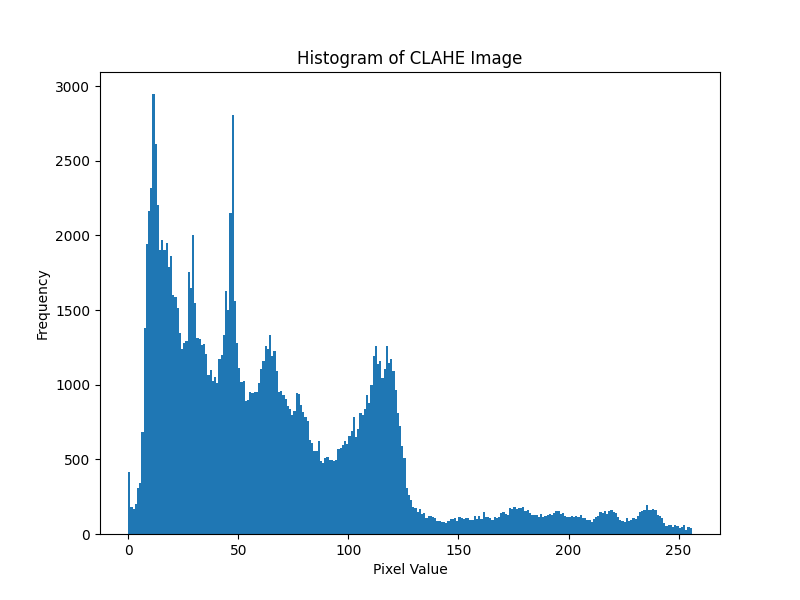
#> input picture histogram/image/clahe_histogram.png, 800 x 600 px, given in place of Unequalized_Hawkes_Bay_NZ.jpg, which was not available
$ jupyter execute histogram.ipynb   (text cells are left out)
#> lines starting #> are read from the running program, lines starting #| are printed output that depends on the picture; pictures that were not available may be replaced by others from this repository, and a replacement may not be noted
[cell 1]
import cv2
import matplotlib.pyplot as plt
import numpy as np

[cell 2]
# Function to display and save an image
def display_and_save_image(img, title='Image', cmap_type='gray', filename='image.png'):
    plt.figure(figsize=(8, 8))
    plt.imshow(img, cmap=cmap_type)
    plt.title(title)
    plt.axis('off')
    plt.savefig(filename)
    plt.show()

[cell 3]
# Function to display and save histogram
def display_and_save_histogram(img, title='Histogram', filename='histogram.png'):
    plt.figure(figsize=(8, 6))
    plt.hist(img.ravel(), bins=256, range=[0,256])
    plt.title(title)
    plt.xlabel('Pixel Value')
    plt.ylabel('Frequency')
    plt.savefig(filename)
    plt.show()

[cell 4]
#imread, image: Unequalized_Hawkes_Bay_NZ.jpg
# Load the image
img_path = 'image/Unequalized_Hawkes_Bay_NZ.jpg'
img = cv2.imread(img_path, cv2.IMREAD_GRAYSCALE)
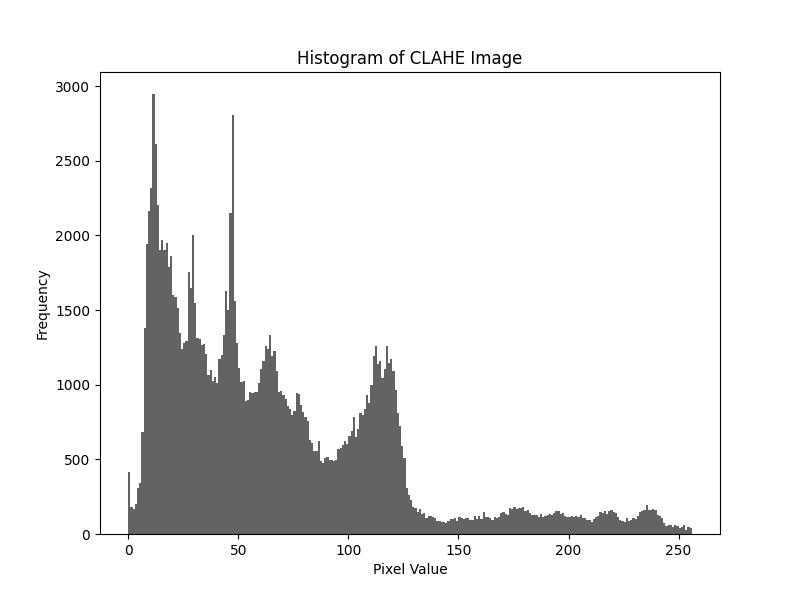
#> img: shape (600, 800); min 0, max 255, mean 236.1

#visualization with matplotlib
# Show and save the original image
display_and_save_image(img, title='Original Image', filename='image/original_image.png')

[cell 5]
# Show and save the histogram plot of original image
display_and_save_histogram(img, title='Histogram of Original Image', filename='image/original_histogram.png')
#> in display_and_save_histogram, `plt.savefig(filename)`:
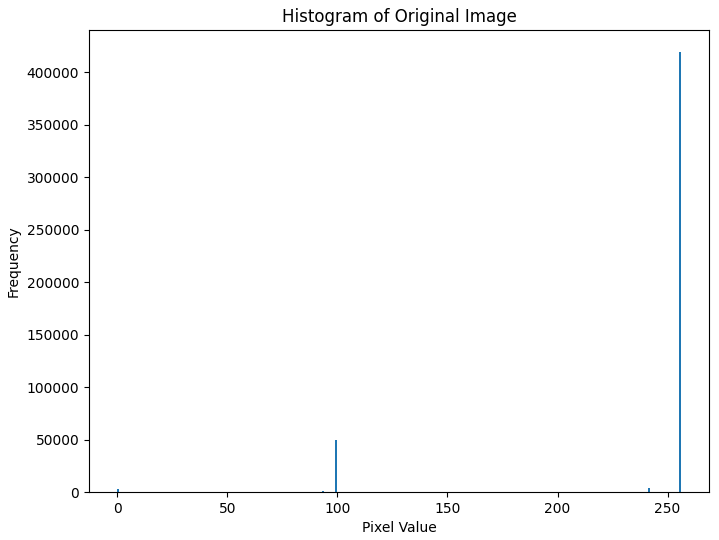
#> figure drawn by matplotlib, 1 panel; tallest bar 419375 high, from x = 255 to 256

[cell 6]
# equalize the histogram of image
equalized_img = cv2.equalizeHist(img)
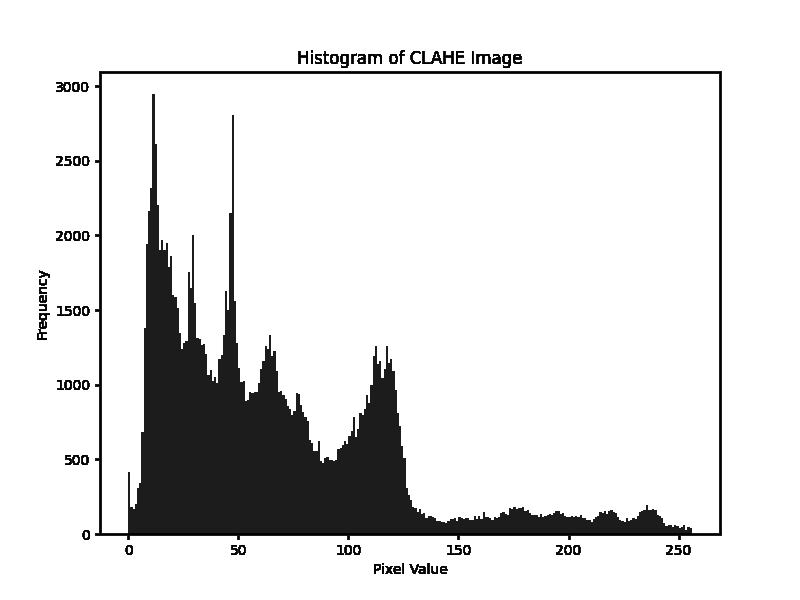
#> equalized_img: shape (600, 800); min 0, max 255, mean 226.1
# Show and save the equalized image
display_and_save_image(equalized_img, title='Equalized Image', filename='image/equalized_image.png')
# Show and save the histogram plot of equalized image
display_and_save_histogram(equalized_img, title='Histogram of Equalized Image', filename='image/equalized_histogram.png')

#output visualization

[cell 7]
#imread, image: clahe.jpg
# Load the CLAHE image
clahe_img_path = 'image/clahe.jpg'
clahe_img = cv2.imread(clahe_img_path, cv2.IMREAD_GRAYSCALE)
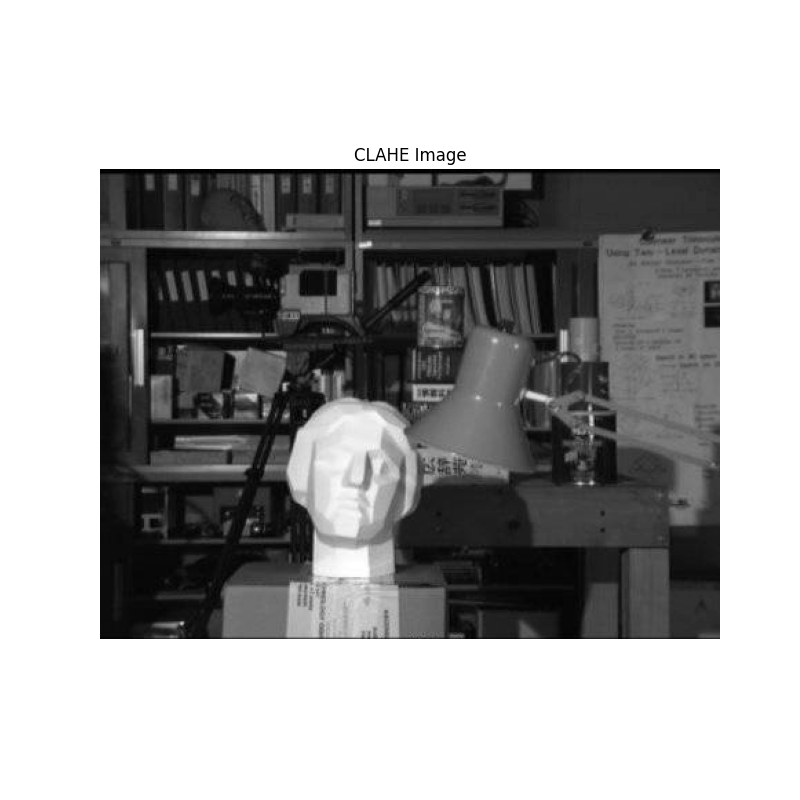
#> input picture histogram/image/clahe_image.png, 800 x 800 px, given in place of clahe.jpg, which was not available
#> clahe_img is the input picture: shape (800, 800); min 0, max 255, mean 169.5

#visualization with matplotlib
# Show and save the CLAHE image
display_and_save_image(clahe_img, title='CLAHE Image', filename='image/clahe_image.png')
# Show and save the histogram plot of CLAHE image
display_and_save_histogram(clahe_img, title='Histogram of CLAHE Image', filename='image/clahe_histogram.png')
#> call 3 of display_and_save_histogram, with title = 'Histogram of CLAHE Image', filename = 'image/clahe_histogram.png'
#> in display_and_save_histogram (call 3), `plt.savefig(filename)`:
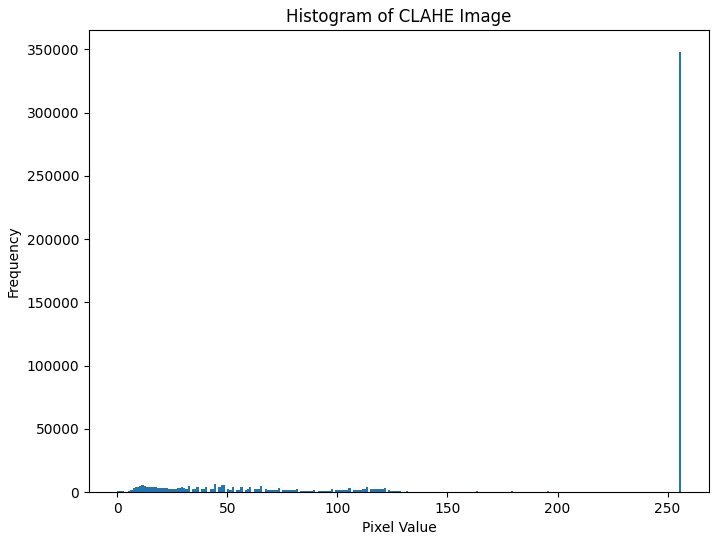
#> figure drawn by matplotlib, 1 panel; tallest bar 348005 high, from x = 255 to 256

[cell 8]
#global histogram equalization operation
global_eq_clahe_img = cv2.equalizeHist(clahe_img)
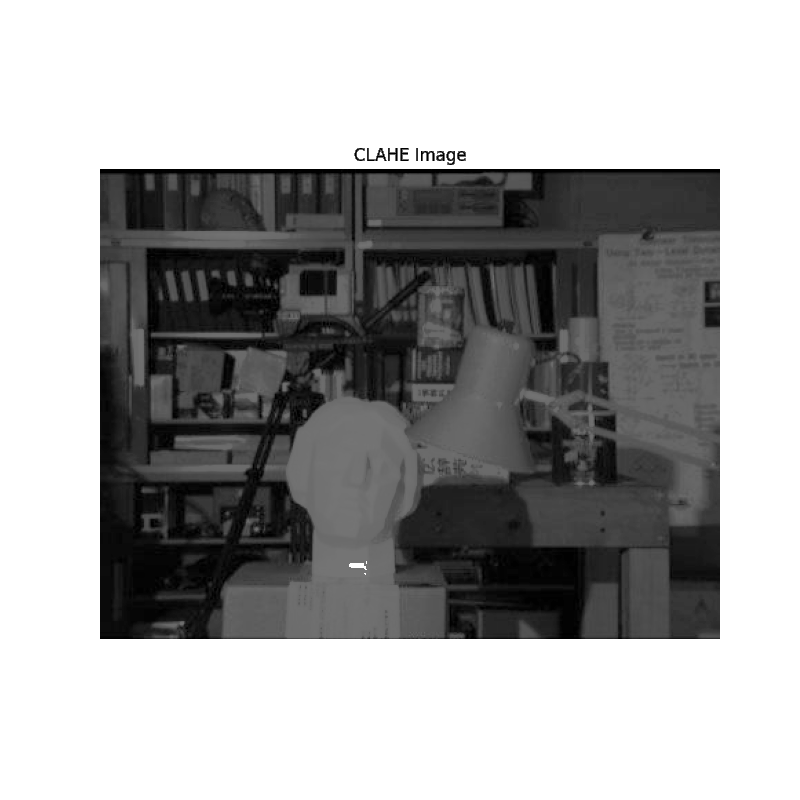
#> global_eq_clahe_img: shape (800, 800); min 0, max 255, mean 165.4
# Show and save the result of global histogram equalization on CLAHE image
display_and_save_image(global_eq_clahe_img, title='Global Histogram Equalized CLAHE Image', filename='image/global_eq_clahe_image.png')
# Show and save the histogram plot of global histogram equalized CLAHE image
display_and_save_histogram(global_eq_clahe_img, title='Histogram of Global Histogram Equalized CLAHE Image', filename='image/global_eq_clahe_histogram.png')

#clahe adaptive histogram equalization operation
# Apply CLAHE to the CLAHE image
clahe = cv2.createCLAHE(clipLimit=2.0, tileGridSize=(8, 8))
clahe_result_img = clahe.apply(clahe_img)
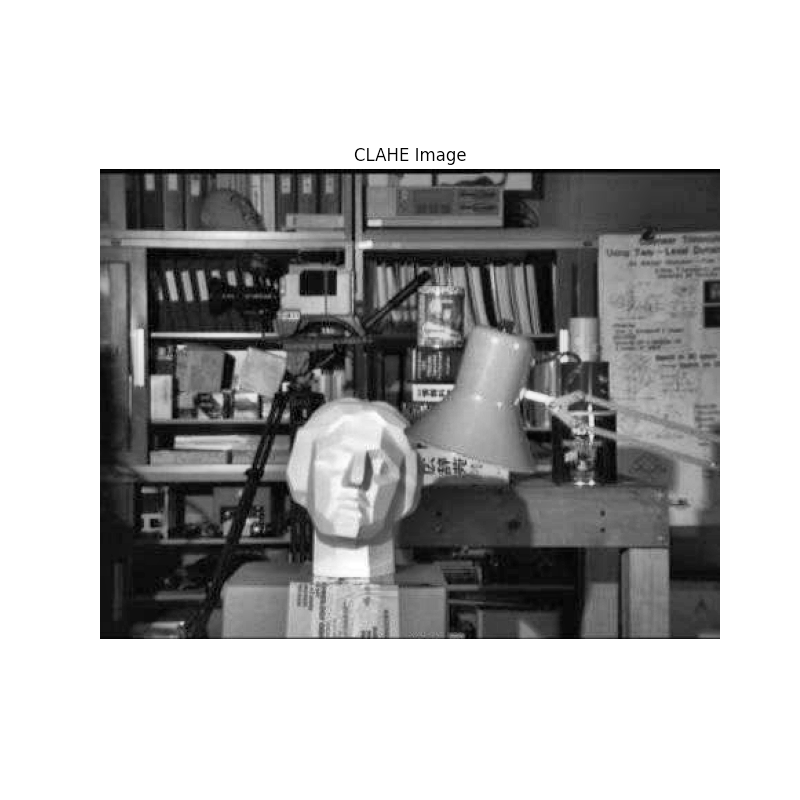
#> clahe_result_img: shape (800, 800); min 0, max 255, mean 181.2
#output visualization

[cell 9]
# Show and save the result of CLAHE operation on CLAHE image
display_and_save_image(clahe_result_img, title='CLAHE Operation Result', filename='image/clahe_operation_result.png')
# Show and save the histogram plot of CLAHE operation result
display_and_save_histogram(clahe_result_img, title='Histogram of CLAHE Operation Result', filename='image/clahe_operation_histogram.png')
